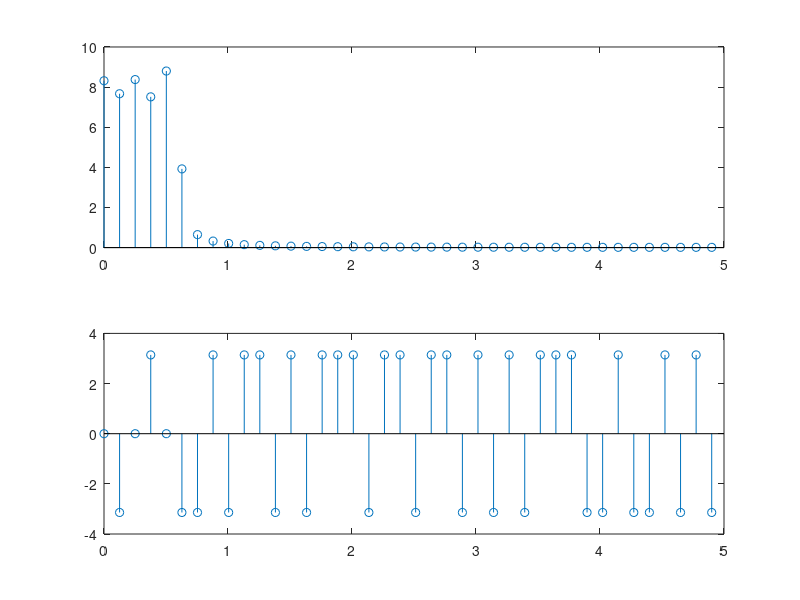
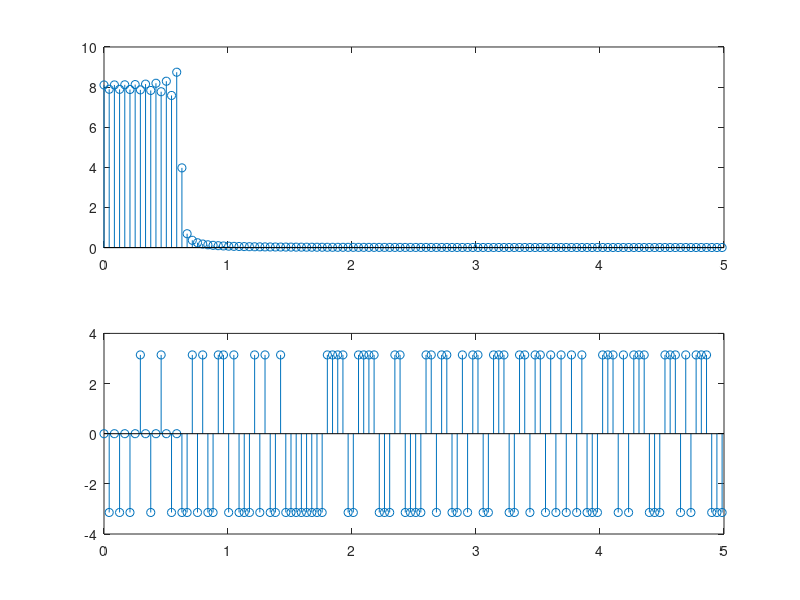
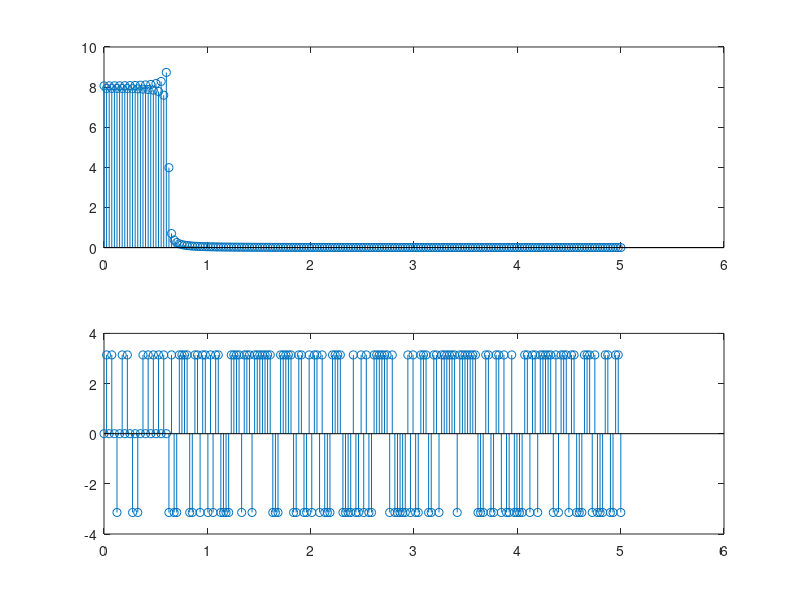
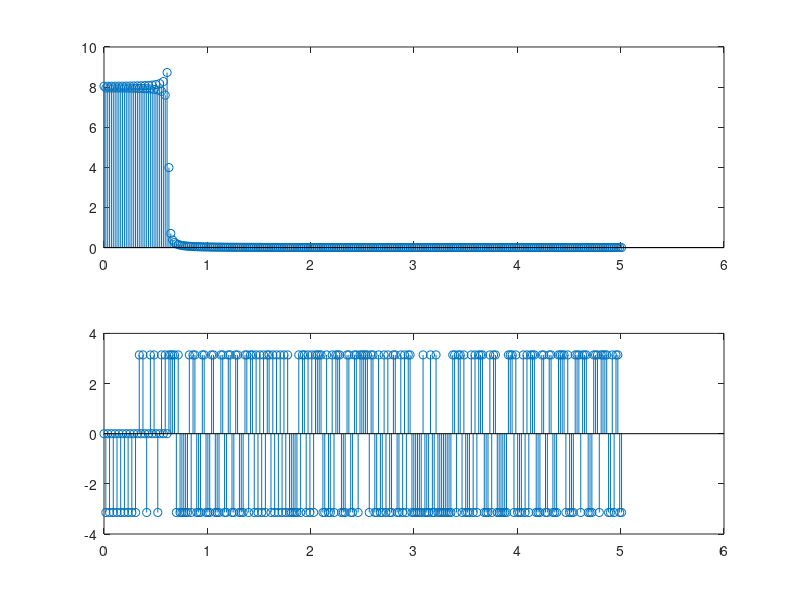

Reproduce these figures in MATLAB, in order.
%Autocorrelation
clc;clear all;close;
x=[2 3 -1];
x=x';
N=length(x);
A=zeros(N,N);
for i=1:length(x)
    A(:,i)=[zeros(i-1,1)' x(1:N-i+1)']';
end
X=A(:,1);
Rxx=A'*X;
Rxx=[Rxx(N:-1:2)' Rxx']';
display(Rxx);

%sinc function and FT
clc;clear;
B=10;
a=1/B;
for i=5:10:100
To=i*B;
Ts=1/8*B;
fs=1/Ts;
No=To/Ts;
t=-Ts*(No):Ts:Ts*(No-1);t=t';
%t=linspace(-10*B,10*B);
y=sinc(a*t);
%subplot(311),stem(t,y);
k=0:2*No-1;k=k';
w=2*pi*k/To;
Yf=fft(y);
[Yp,Ym]=cart2pol(real(Yf),imag(Yf));
figure();
subplot(211),stem(w(1:No),Ym(1:No));
subplot(212),stem(w(1:No),Yp(1:No));
end

%Orthogonality
clc;clear;
T=2*pi;B=1/T;
fs=100*B;
Ts=1/fs;
t=0:Ts:T;t=t';

y1=sin(t);
y2=cos(t);
subplot(211),stem(t,y1);
subplot(212),stem(t,y2);

x=round(y1'*y2);
display(x);
